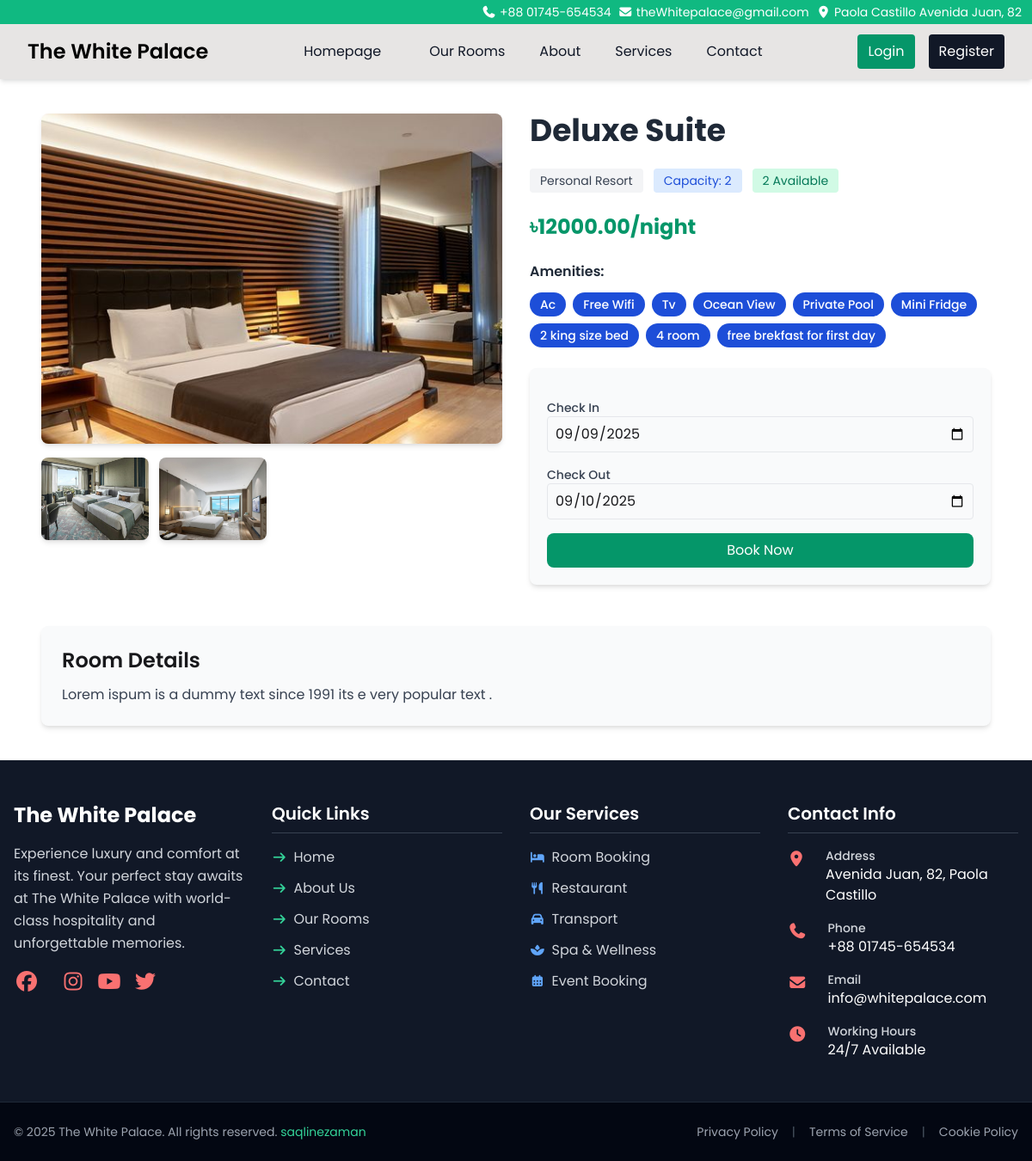
Page /Frontend/pages/view_room.php?id=51 on the committed database.
### tables this page shows
CREATE TABLE `rooms` (
  `id` int(11) NOT NULL,
  `category_id` int(11) DEFAULT NULL,
  `name` varchar(100) DEFAULT NULL,
  `price` decimal(10,2) DEFAULT NULL,
  `capacity` varchar(50) DEFAULT NULL,
  `description` text DEFAULT NULL,
  `amenities` text DEFAULT NULL,
  `image_url` varchar(255) NOT NULL,
  `gallery_images` text DEFAULT NULL,
  `total_rooms` int(11) DEFAULT 1
);

CREATE TABLE `categories` (
  `id` int(11) NOT NULL,
  `room_type` varchar(255) NOT NULL,
  `image` varchar(255) NOT NULL,
  `created_at` timestamp NOT NULL DEFAULT current_timestamp()
);

### Frontend/pages/view_room.php (the view, shortened to what this page needs)
<?php
include '../includes/header.php';
$database = new Database();
$db_connection = $database->db_connection();
$roomId = $_GET['id'] ?? 0;
$roomId = intval($roomId);
$checkIn = $_GET['check_in'] ?? date('Y-m-d');
$checkOut = $_GET['check_out'] ?? date('Y-m-d', strtotime($checkIn . ' +1 day'));
$stmt = $db_connection->prepare("
    SELECT r.*, c.room_type as category_name,
    (
        r.total_rooms - (
            SELECT COUNT(*) FROM bookings b
            WHERE b.room_id = r.id
              AND b.status IN ('pending','approved')
              AND NOT (b.check_out <= ? OR b.check_in >= ?)
        )
    ) AS available_rooms
    FROM rooms r
    JOIN categories c ON r.category_id = c.id
    WHERE r.id = ?
");
$stmt->execute([$checkIn, $checkOut, $roomId]);
$room = $stmt->fetch(PDO::FETCH_ASSOC);
$galleryImages = [];
if (!empty($room['gallery_images'])) {
    $galleryImages = json_decode($room['gallery_images'], true);
}
?>
<div class="max-w-7xl mx-auto my-10 px-5 md:px-12">
    <div class="grid grid-cols-1 lg:grid-cols-2 gap-8">
        <div class="space-y-4">
            <div class="rounded-lg overflow-hidden shadow-md">
                <img src="../../<?= $room['image_url']; ?>"
                     alt="<?= htmlspecialchars($room['name']); ?>"
                     class="w-full h-96 object-cover">
            </div>
            <?php if (!empty($galleryImages)): ?>
                <div class="grid grid-cols-2 sm:grid-cols-3 md:grid-cols-4 gap-3">
                    <?php foreach ($galleryImages as $image): ?>
                        <?php $galleryPath = '/thewhitepalace/' . trim($image); ?>
                        <div class="overflow-hidden rounded-lg shadow-md">
                            <img src="<?= $galleryPath ?>"
                                 alt="<?= htmlspecialchars($room['name']); ?>"
                                 class="w-full h-24 object-cover transition-transform duration-300 hover:scale-105">
                        </div>
                    <?php endforeach; ?>
                </div>
            <?php else: ?>
                <p class="text-gray-500">No gallery images available.</p>
            <?php endif; ?>
        </div>
        <div class="space-y-6">
            <h1 class="text-4xl font-bold text-gray-800"><?= htmlspecialchars($room['name']); ?></h1>
            <div class="flex flex-wrap gap-3 items-center">
                <span class="bg-gray-100 text-gray-700 text-sm px-3 py-1 rounded">
                    <?= htmlspecialchars($room['category_name']); ?>
                </span>
                <span class="bg-blue-100 text-blue-700 text-sm px-3 py-1 rounded">
                    Capacity: <?= $room['total_rooms']; ?>
                </span>
                <?php if ($room['available_rooms'] > 0): ?>
                    <span class="bg-green-100 text-green-700 text-sm px-3 py-1 rounded">
                        <?= $room['available_rooms']; ?> Available
                    </span>
                <?php else: ?>
                    <span class="bg-red-100 text-red-700 text-sm px-3 py-1 rounded">
                        No room available
                    </span>
                <?php endif; ?>
            </div>
            <p class="text-2xl font-bold text-green-600">৳<?= $room['price']; ?>/night</p>
                    <?php if (!empty($room['amenities'])): ?>
                                <div class="mb-6">
                                    <h4 class="font-semibold text-gray-800 mb-3">Amenities:</h4>
                                    <div class="flex flex-wrap gap-2">
                                        <?php foreach (json_decode($room['amenities'], true) as $amenity): ?>
                                            <span class="bg-blue-700 text-white px-3 py-1 rounded-full text-sm font-medium">
                                                <?= htmlspecialchars($amenity) ?>
                                            </span>
                                        <?php endforeach; ?>
                                    </div>
                                </div>
                            <?php endif; ?>
            <form action="book_room.php" method="GET" class="space-y-4 bg-gray-50 p-5 rounded-lg shadow-md">
                <div>
                    <label class="block text-sm font-medium text-gray-700">Check In</label>
                    <input type="date" name="check_in" value="<?= htmlspecialchars($checkIn); ?>" class="w-full border rounded p-2">
                </div>
                <div>
                    <label class="block text-sm font-medium text-gray-700">Check Out</label>
                    <input type="date" name="check_out" value="<?= htmlspecialchars($checkOut); ?>" class="w-full border rounded p-2">
                </div>
                <button type="submit" class="w-full bg-green-600 hover:bg-green-700 text-white px-6 py-2 rounded-lg transition"
                        <?= ($room['available_rooms'] <= 0) ? 'disabled' : ''; ?>>
                    <?= ($room['available_rooms'] > 0) ? 'Book Now' : 'Unavailable'; ?>
                </button>
            </form>
        </div>
    </div>
    <div class="mt-12 bg-gray-50 p-6 rounded-lg shadow-md">
        <h2 class="text-2xl font-semibold mb-3">Room Details</h2>
        <p class="text-gray-700"><?= $room['description']; ?></p>
    </div>
</div>
<?php include '../includes/footer.php'; ?>

### Frontend/includes/header.php (style rules this page uses)
body { font-family: 'Poppins', sans-serif; }

### rows in the picture
rooms: image_url (picture), name "Deluxe Suite", category.room_type "Personal Resort", total_rooms "2", price "12000.00", amenities "Ac", amenities "Free Wifi", amenities "Tv", amenities "Ocean View", amenities "Private Pool", amenities "Mini Fridge", amenities "2 king size bed", amenities "4 room", amenities "free brekfast for first day", description "Lorem ispum is a dummy text since 1991 its e very popular text ."

### other values in the picture
$room['available_rooms'] "2"
